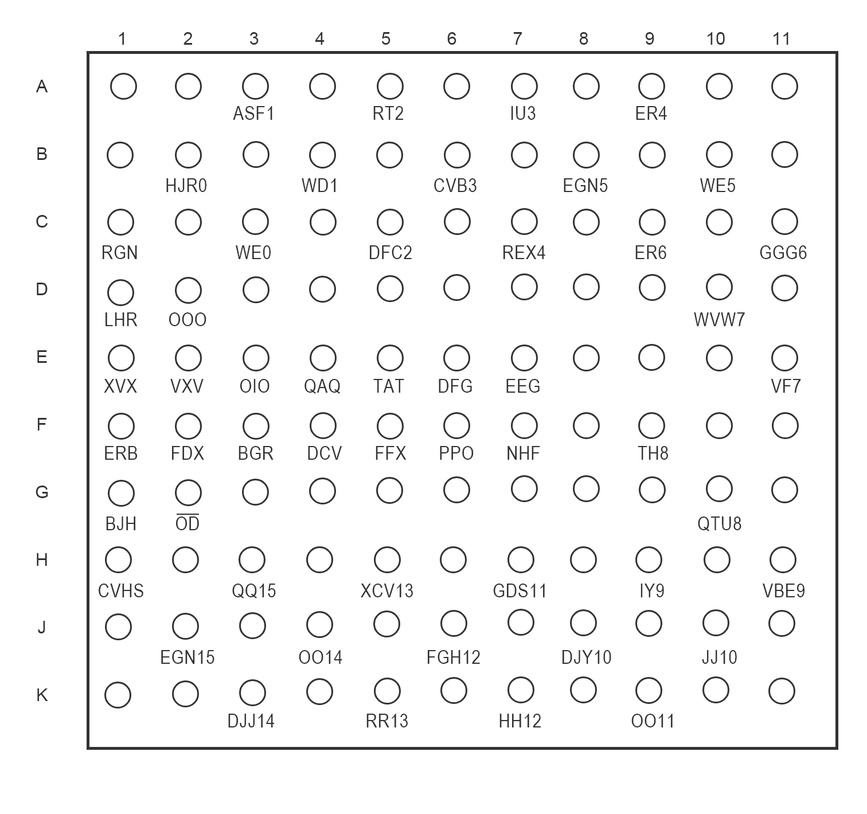
#> input picture 初賽/image_data/FPK_08.jpg, 867 x 814 px, shrunk from 1512 x 1420 before the run, found by its file name
$ python Done08.py
#> lines starting #> are read from the running program, lines starting #| are printed output that depends on the picture; after the words box and inside, x2 and y2 are one past the last pixel; in counts of white or black regions, pixels touching at a corner belong together
#!/usr/bin/env python
# coding: utf-8

import csv
import numpy as np
import pytesseract,os
import os,sys
import cv2
import numpy as np
import matplotlib.pyplot as plt
from PIL import Image,ImageDraw
import matplotlib.pyplot as plt
from collections import defaultdict

#!/usr/bin/env python
# coding: utf-8

# In[1]:


import os
import cv2
import numpy as np
import matplotlib.pyplot as plt


# In[2]:


# all function
def range_of_entire_image(image):
    vertical, horizontial = image.shape
    top = 0
    bottom = vertical-1
    left = 0
    right = horizontial -1
    return ((top, bottom), (left, right))

def extract_peek_ranges_from_array(array_vals, minimun_val=10, minimun_range=2):
    start_i = None
    end_i = None
    peek_ranges = []
    #enumerate() 函數用於將數據對象組合為一個索引序列，同時列出數據和數據下標
    for i, val in enumerate(array_vals):
        if val > minimun_val and start_i is None:
            start_i = i
        elif val > minimun_val and start_i is not None:
            pass
        elif val < minimun_val and start_i is not None:
            end_i = i
            if end_i - start_i >= minimun_range:
                peek_ranges.append((start_i, end_i))
            start_i = None
            end_i = None
        elif val < minimun_val and start_i is None:
            pass
        else:
            raise ValueError("cannot parse this case...")
    return peek_ranges

# 可以輸出指定範圍的圖片
def crop_range_of_image(image, range_tuple):
    ((top, bottom), (left, right)) = range_tuple
    return image[top : bottom, left : right]

def ranged_horizontal(image, range_tuple = None):
    if range_tuple == None:
        range_tuple = range_of_entire_image(image)
    horizontal_sum = np.sum(crop_range_of_image(image, range_tuple), axis=1)
    ranges = extract_peek_ranges_from_array(horizontal_sum)
    start_point = range_tuple[0][0];
    ranges2 = [(start_point + start, start_point + end) for start, end in ranges]
    return [(h_ranges, range_tuple[1]) for h_ranges in ranges2]

def ranged_vertical(image, range_tuple = None):
    if range_tuple == None:
        range_tuple = range_of_entire_image(image)
    vertical_sum = np.sum(crop_range_of_image(image, range_tuple), axis=0)
    ranges = extract_peek_ranges_from_array(vertical_sum)
    start_point = range_tuple[1][0];
    ranges2 = [(start_point + start, start_point + end) for start, end in ranges]
    return [(range_tuple[0], v_ranges) for v_ranges in ranges2]

# [15 lines left out: function show_ranges_on_image, not called in this run]

# pop出最窄的範圍 可以用來找出 label 部份的圖像
# axis 輸入要比較的維度
def index_of_min_range(peek_ranges, axis):
    i_min = None
    range_min = None
    for i, peek_range in enumerate(peek_ranges):
        if range_min is None or peek_range[axis][1] - peek_range[axis][0] < range_min :
            range_min = peek_range[axis][1] - peek_range[axis][0]
            i_min = i
    return i_min

def clear_muti_lable(peek, label, axis):
    size = label[axis][1] - label[axis][0]
    for i, val in enumerate(peek):
        if val[axis][1] - val[axis][0] < 1.5 * size :
            peek.pop(i)

# [70 lines left out: functions column_content_bonder, column_content_ranges, row_content_bonder, littlepic2chars, not called in this run]
# clean the circle
def clean_left_right_bounding(polar_image):
    for row in polar_image:
        cleaner = False;
        for i,pixel in enumerate(row):
            if cleaner == True and pixel < 200 :
                cleaner = False;
                break;
            if pixel > 200 :
                cleaner = True;
            if cleaner == True :
                row[i] = 0;

        for i,pixel in reversed(list(enumerate(row))):
            if cleaner == True and pixel < 200 :
                cleaner = False;
                break;
            if pixel > 200 :
                cleaner = True;
            if cleaner == True :
                row[i] = 0;
    return

# one of this can clean the box

# [24 lines left out: function clean_top_bottom_bounding, not called in this run]


def saperate_by_space(array_vals, space_size, minimun_val):
    start_i = None
    end_i = None
    peek_ranges = []
    space_counter = 0

    for i, val in enumerate(array_vals):
        if val > minimun_val and start_i is None:
            start_i = i
        elif val > minimun_val and start_i is not None:
            space_counter = 0
            if i is len(array_vals) -1:
                peek_ranges.append((start_i, i))
            end_i = None

        elif val < minimun_val and start_i is not None:
            if space_counter is 0:
                end_i = i;
            space_counter = space_counter + 1


            if space_counter is space_size :
                peek_ranges.append((start_i, end_i))
                start_i = None
                end_i = None
        elif val < minimun_val and start_i is None:
            pass
        else:
            raise ValueError("cannot parse this case...")
    return peek_ranges


# In[4]:


def ranged_horizontal_by_space(image, range_tuple, space_len):
    if range_tuple == None:
        range_tuple = range_of_entire_image(image)
    horizontal_sum = np.sum(crop_range_of_image(image, range_tuple), axis=1)
    #show(crop_range_of_image(image, range_tuple)) # for test
    ranges = saperate_by_space(horizontal_sum,space_len,10)
    start_point = range_tuple[0][0];
    ranges2 = [(start_point + start, start_point + end) for start, end in ranges]
    return [(h_ranges, range_tuple[1]) for h_ranges in ranges2]


# In[5]:


def ranged_vertical_by_space( image, range_tuple , space_len):
    if range_tuple == None:
        range_tuple = range_of_entire_image(image)
    horizontal_sum = np.sum(crop_range_of_image(image, range_tuple), axis=0)
    ranges = saperate_by_space(horizontal_sum,space_len,10)
    start_point = range_tuple[1][0];
    ranges2 = [(start_point + start, start_point + end) for start, end in ranges]
    return [(range_tuple[0], v_ranges) for v_ranges in ranges2]


# In[6]:


# image_prepare
image_color = cv2.imread("./FPK_08.jpg")
#> image_color is the input picture: shape (814, 867, 3); min 6, max 255, mean 245.3
image = cv2.cvtColor(image_color, cv2.COLOR_BGR2GRAY)
polar_image = cv2.adaptiveThreshold(
    image,
    255,
    cv2.ADAPTIVE_THRESH_GAUSSIAN_C,
    cv2.THRESH_BINARY_INV, 11, 2)
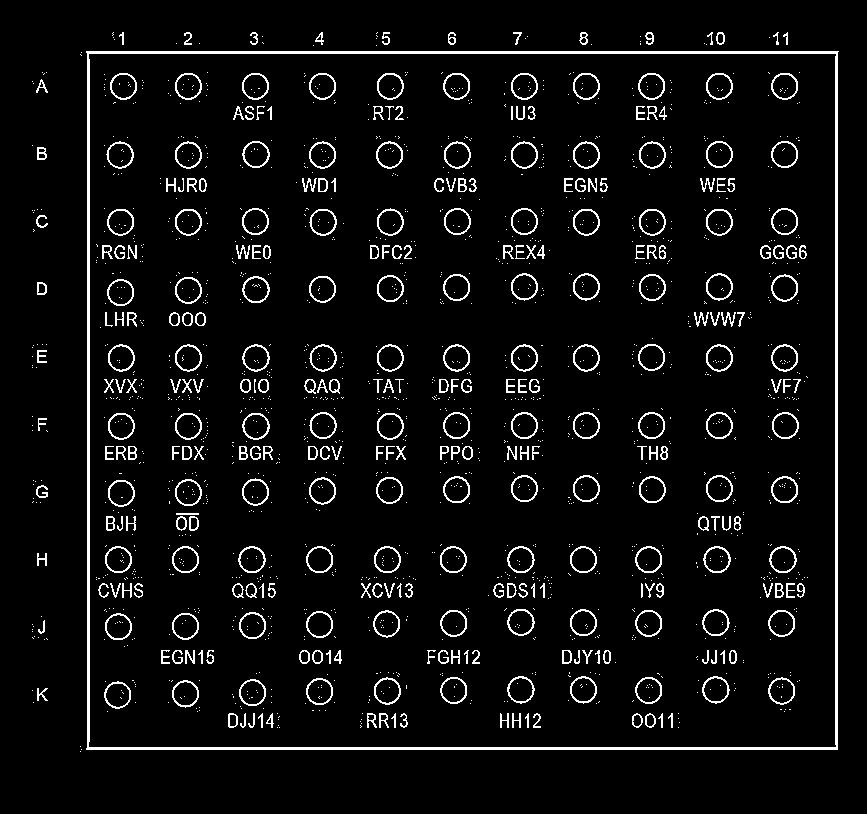
#> polar_image: shape (814, 867); 5.6% white in thin lines or dots, all inside (x1, y1, x2, y2) = (32, 32, 839, 752)
# make image input success
polar_image.shape


# In[7]:


horizontal_cut = ranged_horizontal(polar_image)
#> in ranged_horizontal, `range_tuple = range_of_entire_image(image)`: range_tuple = ((0, 813), (0, 866))
#> in crop_range_of_image, `((top, bottom), (left, right)) = range_tuple`: top = 0; bottom = 813; left = 0; right = 866
#> in crop_range_of_image, `return image[top : bottom, left : right]`:
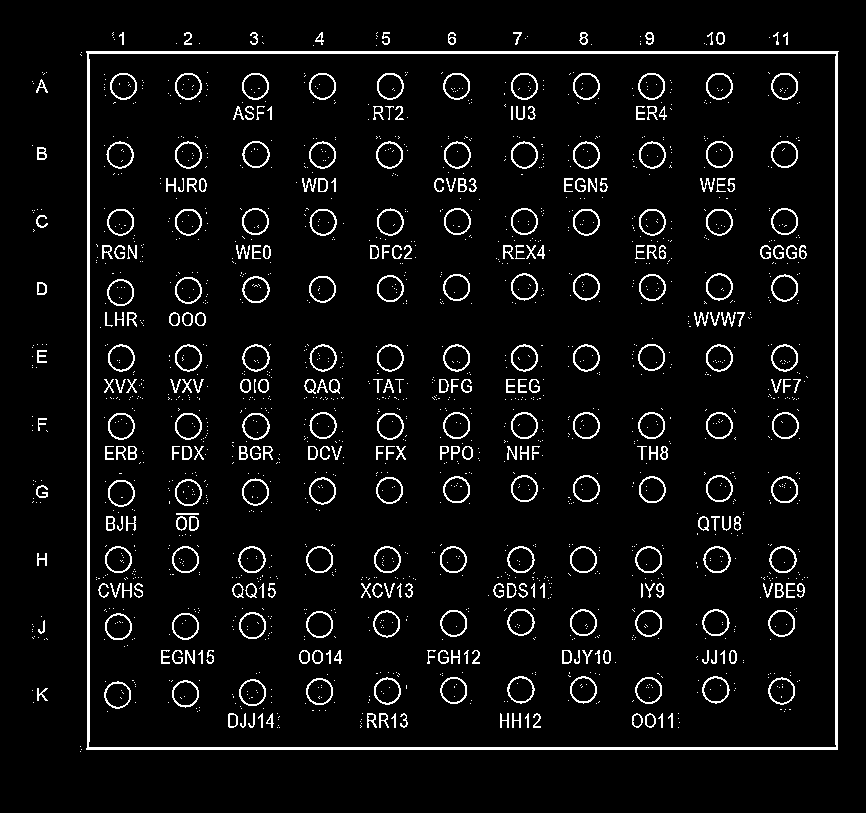
#> returned value: shape (813, 866); 5.6% white in thin lines or dots, all inside (x1, y1, x2, y2) = (32, 32, 839, 752)
#> in ranged_horizontal, `horizontal_sum = np.sum(crop_range_of_image(image, range_tuple), axis=1)`: horizontal_sum = 813 values, max 192015 at index 51, min 0 at index 0, mean 12424.1
#> the loop in extract_peek_ranges_from_array, `for i, val in enumerate(array_vals):` made 813 passes
#> val on passes 1 to 8: 0, 0, 0, 0, 0, 0, 0, 0
#> after the loop in extract_peek_ranges_from_array, `for i, val in enumerate(array_vals):`: peek_ranges = [(32, 46), (51, 750)]
#> in ranged_horizontal, `start_point = range_tuple[0][0];`: start_point = 0
#> in ranged_horizontal, `ranges2 = [(start_point + start, start_point + end) for start, end in ..`: ranges2 = [(32, 46), (51, 750)]
#> horizontal_cut = [((32, 46), (0, 866)), ((51, 750), (0, 866))]
column_label = horizontal_cut.pop(index_of_min_range(horizontal_cut, 0))
#> the loop in index_of_min_range, `for i, peek_range in enumerate(peek_ranges):` made 2 passes
#> (peek_range, range_min, i_min) on pass 1: (((32, 46), (0, 866)), 14, 0)
#> after the loop in index_of_min_range, `for i, peek_range in enumerate(peek_ranges):`: i_min = 0; range_min = 14
#> column_label = ((32, 46), (0, 866))
clear_muti_lable(horizontal_cut, column_label, 0)
#> in clear_muti_lable, `size = label[axis][1] - label[axis][0]`: size = 14
#> the loop in clear_muti_lable, `for i, val in enumerate(peek):` made 1 pass
#> val on pass 1: ((51, 750), (0, 866))
#> after the loop in clear_muti_lable, `for i, val in enumerate(peek):`: peek = [((51, 750), (0, 866))]

vertical_cut = ranged_vertical(polar_image, horizontal_cut[0])
#> call 2 of crop_range_of_image, with range_tuple = ((51, 750), (0, 866))
#> in crop_range_of_image (call 2), `return image[top : bottom, left : right]`:
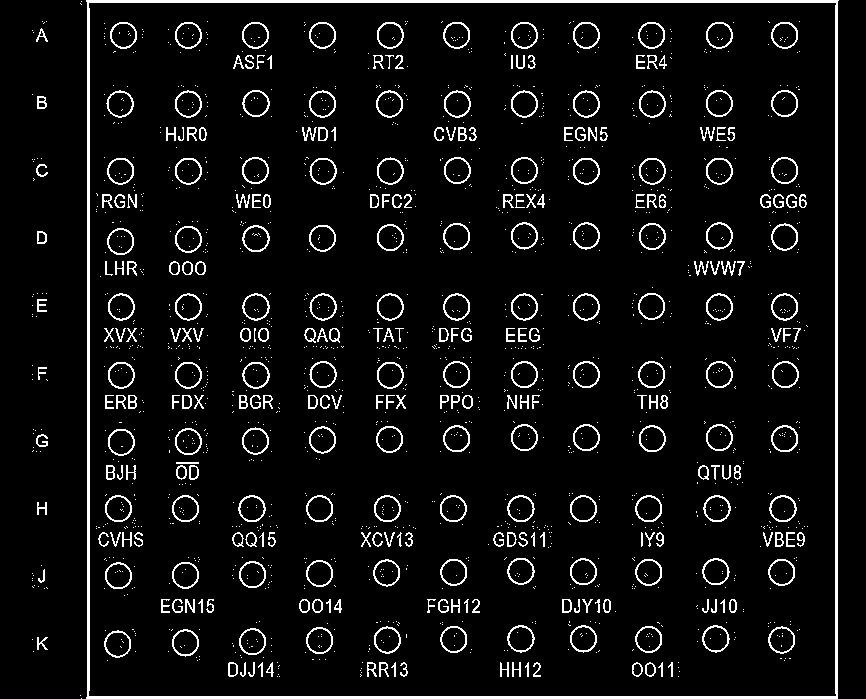
#> returned value: shape (699, 866); 6.4% white in thin lines or dots
#> in ranged_vertical, `vertical_sum = np.sum(crop_range_of_image(image, range_tuple), axis=0)`: vertical_sum = 866 values, max 178245 at index 87, min 0 at index 0, mean 11478.2
#> the loop in extract_peek_ranges_from_array (call 2), `for i, val in enumerate(array_vals):` made 866 passes
#> in ranged_vertical, `ranges = extract_peek_ranges_from_array(vertical_sum)`: ranges = [(32, 48), (80, 82), (86, 839)]
#> vertical_cut = [((51, 750), (32, 48)), ((51, 750), (80, 82)), ((51, 750), (86, 839))]
row_label = vertical_cut.pop(index_of_min_range(vertical_cut, 1))
#> the loop in index_of_min_range (call 2), `for i, peek_range in enumerate(peek_ranges):` made 3 passes
#> (peek_range, range_min, i_min) on passes 1 to 2: (((51, 750), (32, 48)), 16, 0), (((51, 750), (80, 82)), 2, 1)
#> row_label = ((51, 750), (80, 82))
clear_muti_lable(vertical_cut, row_label, 1)
#> the loop in clear_muti_lable (call 2), `for i, val in enumerate(peek):` made 2 passes
#> val on passes 1 to 2: ((51, 750), (32, 48)), ((51, 750), (86, 839))

content_list = vertical_cut
#> content_list = [((51, 750), (32, 48)), ((51, 750), (86, 839))]


# In[8]:


clean_left_right_bounding(crop_range_of_image(polar_image, content_list[0]))
#> the loop in clean_left_right_bounding, `for row in polar_image:` made 699 passes
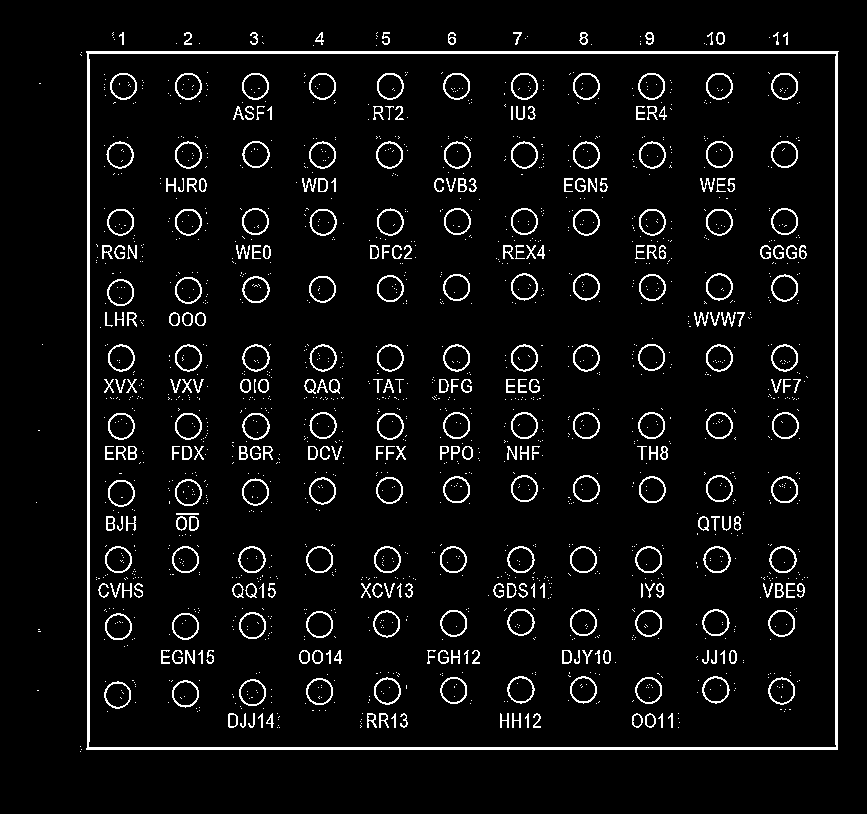
#> polar_image: shape (814, 867); 5.5% white in thin lines or dots, all inside (x1, y1, x2, y2) = (36, 32, 839, 752)


# In[9]:


horizontal_bars = ranged_horizontal_by_space(polar_image, content_list[0], 7)
#> in ranged_horizontal_by_space, `horizontal_sum = np.sum(crop_range_of_image(image, range_tuple), axis=1)`: horizontal_sum = 699 values, max 765 at index 580, min 0 at index 0, mean 4.74
#> the loop in saperate_by_space, `for i, val in enumerate(array_vals):` made 699 passes
#> (val, start_i) on pass 33: (510, 32)
#> after the loop in saperate_by_space, `for i, val in enumerate(array_vals):`: peek_ranges = [(32, 33), (293, 380), (451, 581)]; start_i = 639
#> in ranged_horizontal_by_space, `ranges = saperate_by_space(horizontal_sum,space_len,10)`: ranges = [(32, 33), (293, 380), (451, 581)]
#> in ranged_horizontal_by_space, `ranges2 = [(start_point + start, start_point + end) for start, end in ..`: ranges2 = [(83, 84), (344, 431), (502, 632)]
#> horizontal_bars = [((83, 84), (32, 48)), ((344, 431), (32, 48)), ((502, 632), (32, 48))]

list_row_label = ranged_horizontal(polar_image, row_label)
#> list_row_label = [((54, 56), (80, 82))]
list_column_label = ranged_vertical_by_space(polar_image, column_label,20)
#> in ranged_vertical_by_space, `horizontal_sum = np.sum(crop_range_of_image(image, range_tuple), axis=0)`: horizontal_sum = 866 values, max 3315 at index 122, min 0 at index 0, mean 185.2
#> the loop in saperate_by_space (call 2), `for i, val in enumerate(array_vals):` made 866 passes
#> space_counter on passes 116, 125: 1, 1
#> in ranged_vertical_by_space, `ranges = saperate_by_space(horizontal_sum,space_len,10)`: ranges = [(112, 124), (176, 200), (250, 264), (313, 324), (376, 390), (448, 456), (513, 528), (579, 592), (640, 654), (704, 725), (769, 788)]
#> in ranged_vertical_by_space, `start_point = range_tuple[1][0];`: start_point = 0
#> in ranged_vertical_by_space, `ranges2 = [(start_point + start, start_point + end) for start, end in ..`: ranges2 has the same summary as ranges
#> list_column_label = 11 items

#match bar and row label
di = {}
for i, label in enumerate(list_row_label):
    mid = (label[0][0]+label[0][1])/2 + 52
    for bar in horizontal_bars:
        (top, bottom),(_,_) = bar
        if(top < mid < bottom):
            di[i] = bar
#> this loop made 1 pass
#> (label, mid) on pass 1: (((54, 56), (80, 82)), 107)
#> after the loop, di = 0 items
row_bar_with_label = di
#> row_bar_with_label = 0 items


# In[45]:


all_contents = {}
for row in row_bar_with_label:
    littlepics = ranged_vertical_by_space(polar_image, row_bar_with_label[row], 20)
    di = {}
    for strpic in littlepics:
        left = strpic[1][0]
        right = strpic[1][1]
        for i_column, column_label in enumerate(list_column_label) :
            label_mid = (column_label[1][0] + column_label[1][1])/2
            if  left < label_mid < right :
                di[i_column] = strpic

    all_contents[row] = di
#> this loop made 0 passes
#> after the loop, all_contents = 0 items


# In[46]:


c_l = [str(1+i) for i in range(11)]
#> c_l = ['1', '2', '3', '4', '5', '6', '7', '8', '9', '10', '11']
c_l


# In[47]:


r_l = [chr(ord('A')+i) for i in range(11)]
#> r_l = ['A', 'B', 'C', 'D', 'E', 'F', 'G', 'H', 'I', 'J', 'K']
r_l.pop(8)
r_l


# In[50]:


path  = './cut08/'
if not os.path.isdir(path):
    os.mkdir(path)
for row in all_contents:
    for column in all_contents[row]:
        spot = all_contents[row][column]
        image = crop_range_of_image(image_color, spot)

        #cv2.imshow('./string/'+r_l[row]+c_l[column]+'.jpg', image)
        #cv2.waitKey(0)
        #cv2.destroyAllWindows()

        cv2.imwrite(path+r_l[row]+c_l[column]+'.jpg', image)


# 打开文件
path = "./cut08/"
dirs = os.listdir( path )

# 输出所有文件和文件夹
with open('FPK_08.csv','w', newline='') as csvfile:
    writer = csv.writer(csvfile)
    writer.writerow(["NUMBER","CONTENT"])
    for filename in dirs:

        img = cv2.imread(path+filename)
        a = cv2.copyMakeBorder(img,4,4,4,4, cv2.BORDER_CONSTANT,value=[255,255,255])
        # cv2.imshow("img",a)
        # cv2.waitKey(0)
        code=pytesseract.image_to_string(a,lang='eng',config='-psm 8')#,lang='eng',config='-psm 7 digits'
        if code[0]=='0':
            code='O'+code[1:len(code)]
        if code[1]=='0':
            code=code[0:1]+'O'+code[2:len(code)]
        if len(code)>2 and code[2]=='0':
            code=code[0:2]+'O'+code[3:len(code)]
        name = [  str(x) for x in filename.split( '.' )]
        print(name[0],code)
        writer.writerow([name[0],code])
